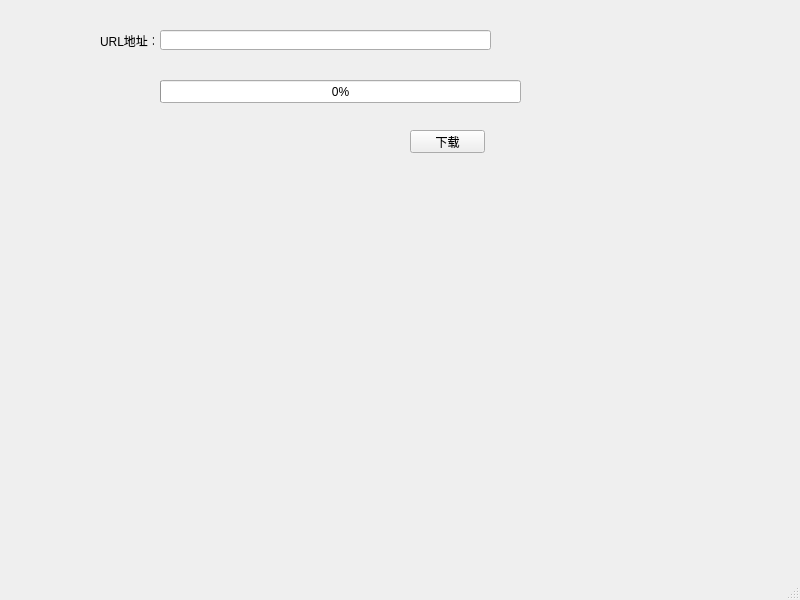
<?xml version="1.0" encoding="UTF-8"?>
<ui version="4.0">
 <class>MainWindow</class>
 <widget class="QMainWindow" name="MainWindow">
  <property name="geometry">
   <rect>
    <x>0</x>
    <y>0</y>
    <width>800</width>
    <height>600</height>
   </rect>
  </property>
  <property name="windowTitle">
   <string>MainWindow</string>
  </property>
  <widget class="QWidget" name="centralwidget">
   <widget class="QPushButton" name="pushButton">
    <property name="geometry">
     <rect>
      <x>410</x>
      <y>130</y>
      <width>75</width>
      <height>23</height>
     </rect>
    </property>
    <property name="text">
     <string>下载</string>
    </property>
   </widget>
   <widget class="QProgressBar" name="progressBar">
    <property name="geometry">
     <rect>
      <x>160</x>
      <y>80</y>
      <width>361</width>
      <height>23</height>
     </rect>
    </property>
    <property name="value">
     <number>0</number>
    </property>
   </widget>
   <widget class="QLabel" name="label">
    <property name="geometry">
     <rect>
      <x>100</x>
      <y>30</y>
      <width>54</width>
      <height>21</height>
     </rect>
    </property>
    <property name="text">
     <string>URL地址：</string>
    </property>
   </widget>
   <widget class="QLineEdit" name="lineEdit">
    <property name="geometry">
     <rect>
      <x>160</x>
      <y>30</y>
      <width>331</width>
      <height>20</height>
     </rect>
    </property>
   </widget>
   <zorder>pushButton</zorder>
   <zorder>lineEdit</zorder>
   <zorder>progressBar</zorder>
   <zorder>label</zorder>
   <zorder>lineEdit</zorder>
  </widget>
  <widget class="QMenuBar" name="menubar">
   <property name="geometry">
    <rect>
     <x>0</x>
     <y>0</y>
     <width>800</width>
     <height>23</height>
    </rect>
   </property>
  </widget>
  <widget class="QStatusBar" name="statusbar"/>
 </widget>
 <resources/>
 <connections/>
</ui>
